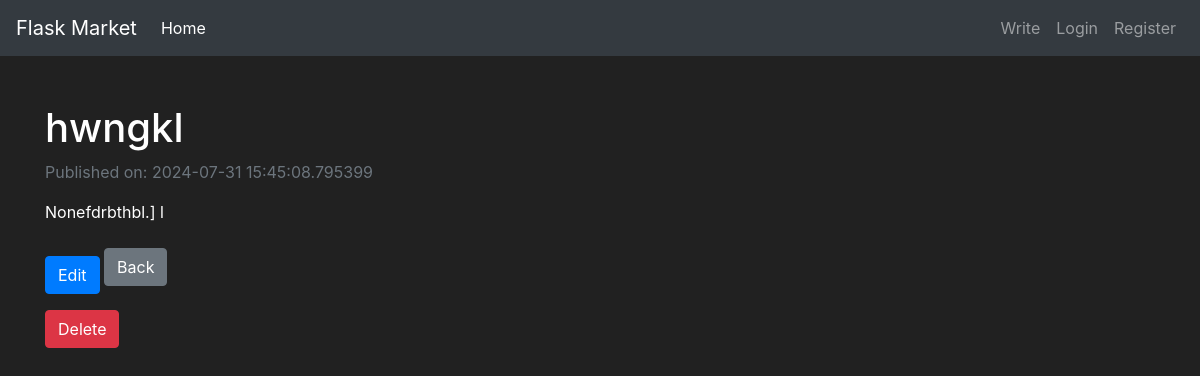
The page /blog?post_id=26 on the database as committed earlier.
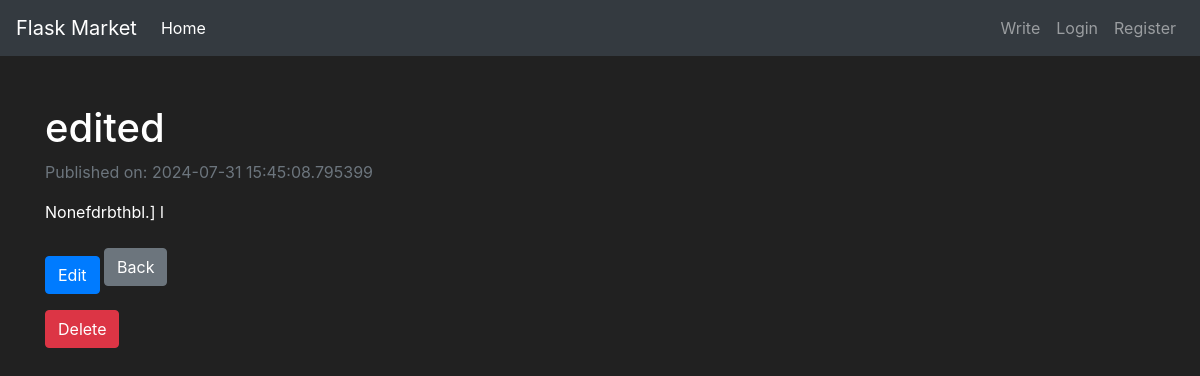
The same page on the database as committed later.
### pencil/models.py (models this page shows, shortened)
class Post(db.Model):
    id  = db.Column(db.Integer(), primary_key=True, nullable=False)
    title = db.Column(db.String(length=50), nullable=False)
    content = db.Column(db.Text(), nullable=False)
    publication_date = db.Column(db.DateTime, default=datetime.utcnow())
    modification_date = db.Column(db.DateTime, default=datetime.utcnow())
    owner = db.Column(db.Integer(), db.ForeignKey("user.id"))

### pencil/routes.py (the view)
@app.route("/blog", methods=["GET", "POST"])
def blog_page():
    if request.method == "GET":
        post_id = request.args.get("post_id")
        if post_id:
            requested_blog = Post.query.filter_by(id=post_id).first()
            if requested_blog:
                return render_template("blog.html", post_id=requested_blog)
            else:
                abort(404)
    return redirect(url_for("home_page"))

### pencil/templates/blog.html (shortened to what this page needs)
{% extends 'base.html' %}
{% block content %}
<body>
    <div class="container mt-5">
        <h1>{{ post_id.title }}</h1>
        <p class="text-muted">Published on: {{ post_id.publication_date }}</p>
        <div class="mt-3">
            <p>{{ post_id.content }}</p>
        </div>
        <a href="{{ url_for('modify_post', post_id=post_id.id) }}" class="btn btn-primary mt-3">Edit</a>
        <a href="{{ url_for('home_page') }}" class="btn btn-secondary">Back</a>
        <form action="{{ url_for('delete_page', post_id=post_id.id) }}" method="POST" class="mt-3">
            <button type="submit" class="btn btn-danger">Delete</button>
        </form>
    </div>
</body>
{% endblock %}

Rows that differ between the two databases and show on the page:
changed Post "Nonefdrbthbl.] l": title "hwngkl" → "edited"
